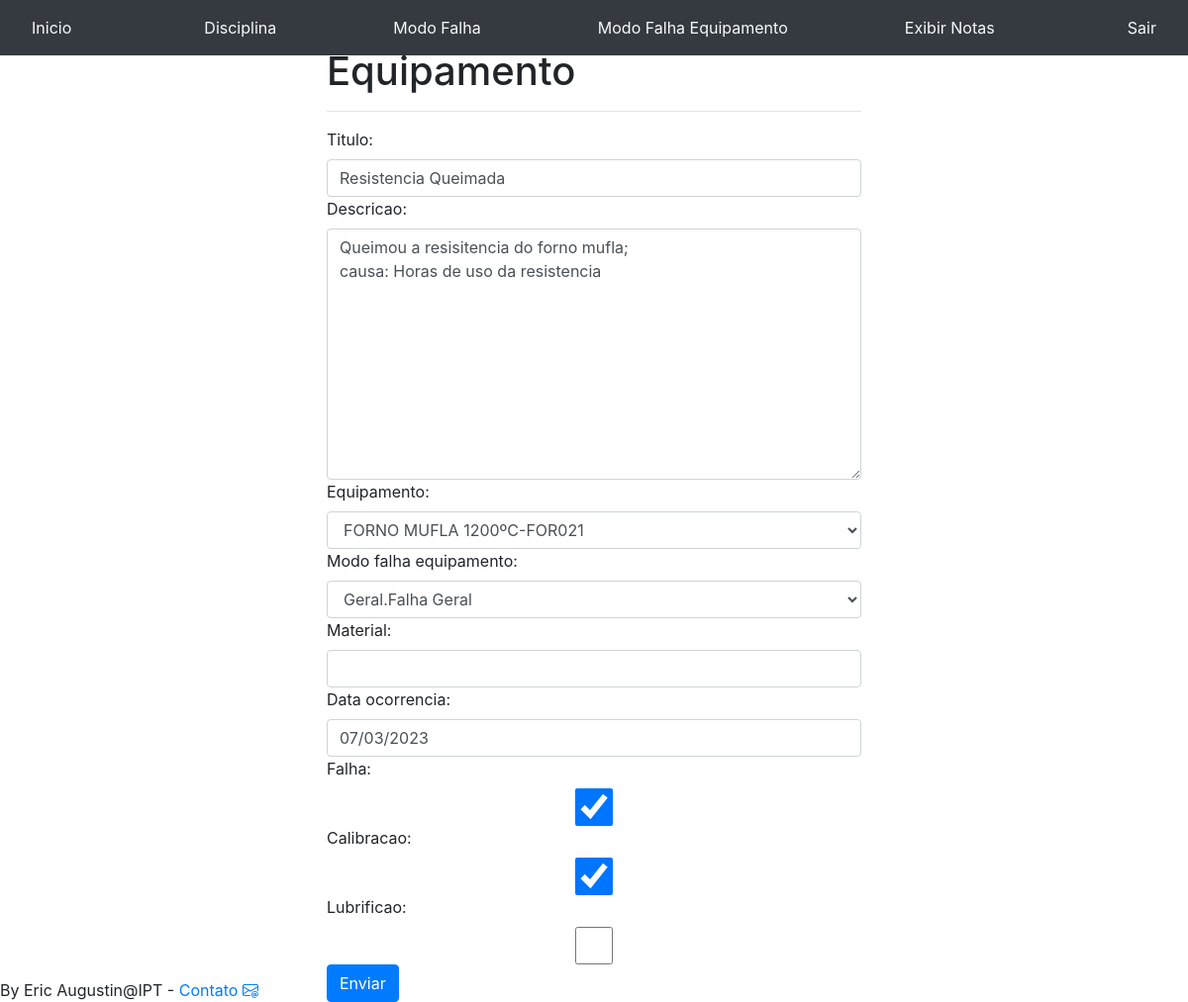
The page /notas/editarNotas/?id=5 (signed in) on the database its author committed.
### notas/models.py (models this page shows)
class Nota_equipamento(models.Model):
    titulo=models.CharField(max_length=50)
    descricao=models.TextField()
    equipamento=models.ForeignKey( Equipamento, on_delete=models.DO_NOTHING)
    modo_Falha_equipamento=models.ForeignKey(Modo_falha_equipamento, on_delete=models.DO_NOTHING)
    material=models.ManyToManyField(Nota_material, blank=True)
    data_cadastro=models.DateTimeField(auto_now=True, auto_now_add=False)
    data_ocorrencia=models.DateField(auto_now=False, auto_now_add=False)
    falha=models.BooleanField()
    calibracao=models.BooleanField()
    lubrificao=models.BooleanField()
    usuario=models.ForeignKey( Usuario ,on_delete=models.SET_NULL,null=True, blank=True)
    def __str__(self):
        return str(self.titulo)
    class Meta:
        ordering = ['data_ocorrencia',"data_cadastro",'equipamento']

### equipamentos/models.py (models this page shows, shortened)
class Equipamento(models.Model):
    nome_equipamento=models.CharField(max_length=80)
    modelo=models.CharField(max_length=80,null=True, blank=True)
    fabricante=models.ForeignKey(Fabricante, on_delete=models.DO_NOTHING,null=True, blank=True)
    local=models.ForeignKey(Local_instalacao, on_delete=models.DO_NOTHING,null=True, blank=True)
    tipo_equipamento=models.ForeignKey(Tipo_equipamento, on_delete=models.DO_NOTHING)
    data_compra=models.DateTimeField(auto_now=False, auto_now_add=False, null=True, blank=True)
    data_ultima_calibracao=models.DateTimeField(auto_now=False, auto_now_add=False, null=True, blank=True)
    usuario=models.ForeignKey(Usuario, on_delete=models.SET_NULL, null=True, blank=True)
    data_cadastro=models.DateTimeField(auto_now=True, auto_now_add=False)
    patrimonio=models.CharField(max_length=30,null=True, blank=True)
    material_consumo=models.ManyToManyField(Material_consumo,  blank=True)
    codigo=models.CharField(max_length=9,null=True, blank=True,unique=True)
    custo_aquisição=MoneyField(max_digits=25, decimal_places=2, default_currency='BRL')
    responsavel=models.CharField(max_length=50,null=True, blank=True)
    potencia_eletrica=models.CharField(max_length=30,null=True, blank=True)
    nacionalidade=models.CharField(max_length=50,null=True, blank=True)
    data_ultima_atualizacao=models.DateTimeField(auto_now=False, auto_now_add=False,null=True, blank=True)
    tensao_eletrica=models.CharField(max_length=30,null=True, blank=True)
    projeto_compra=models.CharField(max_length=50,null=True, blank=True)
    especificacao=models.TextField(null=True, blank=True)
    outros_dados=models.TextField(null=True, blank=True)
    ativo=models.BooleanField(default=True)
    class Meta:
        ordering = ['nome_equipamento']
    def __str__(self):
        return str(self.nome_equipamento)+"-"+str(self.codigo)

### notas/views.py (the view, shortened to what this page needs)
# urls.py: path('editarNotas/', views.editarNotas, name='editarNotas'),
def editarNotas(request):
    if not request.session.get('usuario'):
        return redirect('/auth/login/?status=2')
    usuario=Usuario.objects.get(id=request.session.get('usuario'))
    print(f"{usuario.nome} acessou edição Notas")
    if request.method=="GET":
        id=request.GET.get('id')
        nota= get_object_or_404(Nota_equipamento, pk=id)
        print(nota)
        form=CadastraNota_equipamentoForm(instance=nota)
        if form.is_valid():
            pass
        return render(request, "editarNota.html", {'form':form,'status':0,'id':id})

### notas/models.py (called while the page is built)
    def __str__(self):
        return str(self.disciplina)

    def __str__(self):
        return str(self.disciplina)+"."+ str(self.modo_falha)

    def __str__(self):
        return f"{self.modo_falha}"

### notas/templates/editarNota.html (shortened to what this page needs)
{% extends 'base.html'%}
{% block 'menu' %}
{% include 'menunota.html' %}
{% endblock %}
{% block 'conteudo'%}
<div class ='container'>
    <div class='row'>
        <div class='col-md-3'></div>
        <div class="col-md">
            <h1>  Cadastro Nota de Equipamento </h1><hr>
            <form method ="POST" action="{% url 'editarNotas' %}"> {% csrf_token %}
                {{ form }}
        <button class="btn btn-primary">Enviar</button>
            </form>
</div>
<div class='col-md-3'></div>
</div>
</div>
{% endblock %}

### rows shown on the page
Nota_equipamento: titulo "Resistencia Queimada", descricao "Queimou a resisitencia do forno mufla; causa: Horas de uso da resistencia", equipamento "FORNO MUFLA 1200ºC-FOR021", modo_Falha_equipamento "Geral.Falha Geral", data_ocorrencia "07/03/2023", falha "☑", calibracao "☑"
